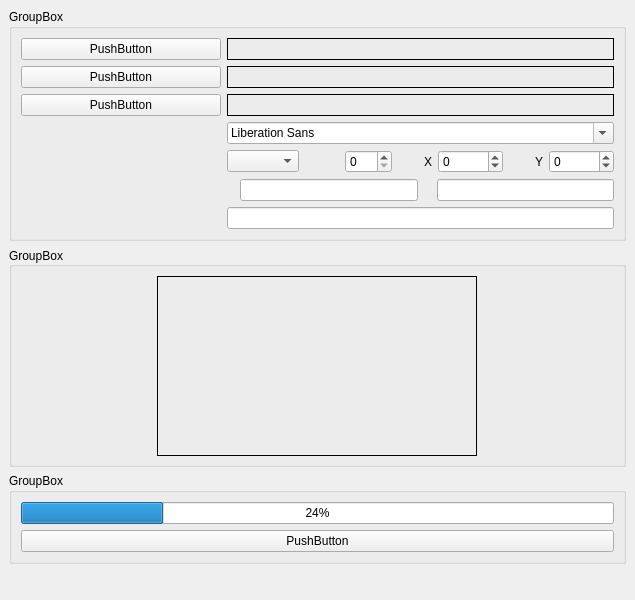
<?xml version="1.0" encoding="UTF-8"?>
<ui version="4.0">
 <class>MainWindow</class>
 <widget class="QMainWindow" name="MainWindow">
  <property name="geometry">
   <rect>
    <x>0</x>
    <y>0</y>
    <width>635</width>
    <height>600</height>
   </rect>
  </property>
  <property name="sizePolicy">
   <sizepolicy hsizetype="Expanding" vsizetype="Expanding">
    <horstretch>0</horstretch>
    <verstretch>0</verstretch>
   </sizepolicy>
  </property>
  <property name="minimumSize">
   <size>
    <width>635</width>
    <height>600</height>
   </size>
  </property>
  <property name="windowTitle">
   <string>MainWindow</string>
  </property>
  <widget class="QWidget" name="centralwidget">
   <property name="sizePolicy">
    <sizepolicy hsizetype="Expanding" vsizetype="Expanding">
     <horstretch>0</horstretch>
     <verstretch>0</verstretch>
    </sizepolicy>
   </property>
   <layout class="QVBoxLayout" name="verticalLayout_3">
    <item>
     <layout class="QVBoxLayout" name="verticalLayout">
      <item>
       <widget class="QGroupBox" name="groupBox_settings">
        <property name="sizePolicy">
         <sizepolicy hsizetype="Expanding" vsizetype="Preferred">
          <horstretch>0</horstretch>
          <verstretch>0</verstretch>
         </sizepolicy>
        </property>
        <property name="minimumSize">
         <size>
          <width>0</width>
          <height>200</height>
         </size>
        </property>
        <property name="maximumSize">
         <size>
          <width>16777215</width>
          <height>16777215</height>
         </size>
        </property>
        <property name="title">
         <string>GroupBox</string>
        </property>
        <layout class="QVBoxLayout" name="verticalLayout_6">
         <item>
          <layout class="QVBoxLayout" name="verticalLayout_2">
           <item>
            <layout class="QHBoxLayout" name="horizontalLayout">
             <item>
              <widget class="QPushButton" name="pushButton_selectInput">
               <property name="sizePolicy">
                <sizepolicy hsizetype="Expanding" vsizetype="Fixed">
                 <horstretch>1</horstretch>
                 <verstretch>0</verstretch>
                </sizepolicy>
               </property>
               <property name="minimumSize">
                <size>
                 <width>200</width>
                 <height>0</height>
                </size>
               </property>
               <property name="maximumSize">
                <size>
                 <width>16777215</width>
                 <height>16777215</height>
                </size>
               </property>
               <property name="text">
                <string>PushButton</string>
               </property>
              </widget>
             </item>
             <item>
              <widget class="QLabel" name="label_input">
               <property name="sizePolicy">
                <sizepolicy hsizetype="Preferred" vsizetype="Preferred">
                 <horstretch>2</horstretch>
                 <verstretch>0</verstretch>
                </sizepolicy>
               </property>
               <property name="frameShape">
                <enum>QFrame::Box</enum>
               </property>
               <property name="text">
                <string/>
               </property>
              </widget>
             </item>
            </layout>
           </item>
           <item>
            <layout class="QHBoxLayout" name="horizontalLayout_2">
             <item>
              <widget class="QPushButton" name="pushButton_selectOutput">
               <property name="sizePolicy">
                <sizepolicy hsizetype="Expanding" vsizetype="Fixed">
                 <horstretch>1</horstretch>
                 <verstretch>0</verstretch>
                </sizepolicy>
               </property>
               <property name="minimumSize">
                <size>
                 <width>200</width>
                 <height>0</height>
                </size>
               </property>
               <property name="maximumSize">
                <size>
                 <width>16777215</width>
                 <height>16777215</height>
                </size>
               </property>
               <property name="text">
                <string>PushButton</string>
               </property>
              </widget>
             </item>
             <item>
              <widget class="QLabel" name="label_output">
               <property name="sizePolicy">
                <sizepolicy hsizetype="Preferred" vsizetype="Preferred">
                 <horstretch>2</horstretch>
                 <verstretch>0</verstretch>
                </sizepolicy>
               </property>
               <property name="frameShape">
                <enum>QFrame::Box</enum>
               </property>
               <property name="text">
                <string/>
               </property>
              </widget>
             </item>
            </layout>
           </item>
           <item>
            <layout class="QHBoxLayout" name="horizontalLayout_4">
             <item>
              <widget class="QPushButton" name="pushButton_selectBackground">
               <property name="sizePolicy">
                <sizepolicy hsizetype="Expanding" vsizetype="Fixed">
                 <horstretch>1</horstretch>
                 <verstretch>0</verstretch>
                </sizepolicy>
               </property>
               <property name="minimumSize">
                <size>
                 <width>200</width>
                 <height>0</height>
                </size>
               </property>
               <property name="maximumSize">
                <size>
                 <width>16777215</width>
                 <height>16777215</height>
                </size>
               </property>
               <property name="text">
                <string>PushButton</string>
               </property>
              </widget>
             </item>
             <item>
              <widget class="QLabel" name="label_background">
               <property name="sizePolicy">
                <sizepolicy hsizetype="Preferred" vsizetype="Preferred">
                 <horstretch>2</horstretch>
                 <verstretch>0</verstretch>
                </sizepolicy>
               </property>
               <property name="frameShape">
                <enum>QFrame::Box</enum>
               </property>
               <property name="text">
                <string/>
               </property>
              </widget>
             </item>
            </layout>
           </item>
           <item>
            <layout class="QHBoxLayout" name="horizontalLayout_5">
             <item>
              <widget class="QLabel" name="label_font">
               <property name="minimumSize">
                <size>
                 <width>200</width>
                 <height>0</height>
                </size>
               </property>
               <property name="maximumSize">
                <size>
                 <width>200</width>
                 <height>16777215</height>
                </size>
               </property>
               <property name="baseSize">
                <size>
                 <width>200</width>
                 <height>0</height>
                </size>
               </property>
               <property name="frameShape">
                <enum>QFrame::NoFrame</enum>
               </property>
               <property name="text">
                <string/>
               </property>
              </widget>
             </item>
             <item>
              <widget class="QFontComboBox" name="fontComboBox"/>
             </item>
            </layout>
           </item>
           <item>
            <layout class="QHBoxLayout" name="horizontalLayout_5">
             <item>
              <widget class="QLabel" name="label_alignment">
               <property name="minimumSize">
                <size>
                 <width>200</width>
                 <height>0</height>
                </size>
               </property>
               <property name="maximumSize">
                <size>
                 <width>200</width>
                 <height>16777215</height>
                </size>
               </property>
               <property name="baseSize">
                <size>
                 <width>200</width>
                 <height>0</height>
                </size>
               </property>
               <property name="frameShape">
                <enum>QFrame::NoFrame</enum>
               </property>
               <property name="text">
                <string/>
               </property>
              </widget>
             </item>
             <item>
              <layout class="QHBoxLayout" name="horizontalLayout_3">
               <item>
                <widget class="QComboBox" name="alignmentComboBox"/>
               </item>
               <item>
                <widget class="QLabel" name="label_fontsize">
                 <property name="text">
                  <string/>
                 </property>
                </widget>
               </item>
               <item>
                <widget class="QSpinBox" name="fontsizeSpinBox">
                 <property name="maximum">
                  <number>999</number>
                 </property>
                </widget>
               </item>
               <item>
                <widget class="QLabel" name="label_textX">
                 <property name="layoutDirection">
                  <enum>Qt::LeftToRight</enum>
                 </property>
                 <property name="text">
                  <string>X</string>
                 </property>
                 <property name="alignment">
                  <set>Qt::AlignRight|Qt::AlignTrailing|Qt::AlignVCenter</set>
                 </property>
                </widget>
               </item>
               <item>
                <widget class="QSpinBox" name="textXSpinBox">
                 <property name="sizePolicy">
                  <sizepolicy hsizetype="Minimum" vsizetype="Fixed">
                   <horstretch>0</horstretch>
                   <verstretch>0</verstretch>
                  </sizepolicy>
                 </property>
                 <property name="minimum">
                  <number>-99999</number>
                 </property>
                 <property name="maximum">
                  <number>99999</number>
                 </property>
                </widget>
               </item>
               <item>
                <widget class="QLabel" name="label_textY">
                 <property name="text">
                  <string>Y</string>
                 </property>
                 <property name="alignment">
                  <set>Qt::AlignRight|Qt::AlignTrailing|Qt::AlignVCenter</set>
                 </property>
                </widget>
               </item>
               <item>
                <widget class="QSpinBox" name="textYSpinBox">
                 <property name="minimum">
                  <number>-99999</number>
                 </property>
                 <property name="maximum">
                  <number>99999</number>
                 </property>
                </widget>
               </item>
              </layout>
             </item>
            </layout>
           </item>
           <item>
            <layout class="QHBoxLayout" name="horizontalLayout_6">
             <item>
              <widget class="QLabel" name="label_colorOptions">
               <property name="minimumSize">
                <size>
                 <width>200</width>
                 <height>0</height>
                </size>
               </property>
               <property name="maximumSize">
                <size>
                 <width>200</width>
                 <height>16777215</height>
                </size>
               </property>
               <property name="baseSize">
                <size>
                 <width>200</width>
                 <height>0</height>
                </size>
               </property>
               <property name="frameShape">
                <enum>QFrame::NoFrame</enum>
               </property>
               <property name="text">
                <string/>
               </property>
              </widget>
             </item>
             <item>
              <widget class="QLabel" name="label_textColor">
               <property name="text">
                <string/>
               </property>
               <property name="alignment">
                <set>Qt::AlignRight|Qt::AlignTrailing|Qt::AlignVCenter</set>
               </property>
              </widget>
             </item>
             <item>
              <widget class="QLineEdit" name="lineEdit_textColor"/>
             </item>
             <item>
              <widget class="QLabel" name="label_visColor">
               <property name="text">
                <string/>
               </property>
               <property name="alignment">
                <set>Qt::AlignRight|Qt::AlignTrailing|Qt::AlignVCenter</set>
               </property>
              </widget>
             </item>
             <item>
              <widget class="QLineEdit" name="lineEdit_visColor"/>
             </item>
            </layout>
           </item>
          </layout>
         </item>
         <item>
          <layout class="QHBoxLayout" name="horizontalLayout_7">
           <item>
            <widget class="QLabel" name="label_title">
             <property name="minimumSize">
              <size>
               <width>200</width>
               <height>0</height>
              </size>
             </property>
             <property name="maximumSize">
              <size>
               <width>200</width>
               <height>16777215</height>
              </size>
             </property>
             <property name="baseSize">
              <size>
               <width>200</width>
               <height>0</height>
              </size>
             </property>
             <property name="frameShape">
              <enum>QFrame::NoFrame</enum>
             </property>
             <property name="text">
              <string/>
             </property>
            </widget>
           </item>
           <item>
            <widget class="QLineEdit" name="lineEdit_title"/>
           </item>
          </layout>
         </item>
        </layout>
       </widget>
      </item>
      <item>
       <widget class="QGroupBox" name="groupBox_preview">
        <property name="sizePolicy">
         <sizepolicy hsizetype="Expanding" vsizetype="Preferred">
          <horstretch>0</horstretch>
          <verstretch>0</verstretch>
         </sizepolicy>
        </property>
        <property name="minimumSize">
         <size>
          <width>0</width>
          <height>220</height>
         </size>
        </property>
        <property name="maximumSize">
         <size>
          <width>16777215</width>
          <height>220</height>
         </size>
        </property>
        <property name="title">
         <string>GroupBox</string>
        </property>
        <property name="alignment">
         <set>Qt::AlignLeading|Qt::AlignLeft|Qt::AlignVCenter</set>
        </property>
        <layout class="QVBoxLayout" name="verticalLayout_5">
         <item>
          <layout class="QHBoxLayout" name="horizontalLayout_7">
           <item>
            <widget class="QLabel" name="label_preview">
             <property name="minimumSize">
              <size>
               <width>320</width>
               <height>180</height>
              </size>
             </property>
             <property name="maximumSize">
              <size>
               <width>320</width>
               <height>180</height>
              </size>
             </property>
             <property name="frameShape">
              <enum>QFrame::Box</enum>
             </property>
             <property name="text">
              <string/>
             </property>
             <property name="alignment">
              <set>Qt::AlignLeading|Qt::AlignLeft|Qt::AlignVCenter</set>
             </property>
            </widget>
           </item>
          </layout>
         </item>
        </layout>
       </widget>
      </item>
      <item>
       <widget class="QGroupBox" name="groupBox_create">
        <property name="sizePolicy">
         <sizepolicy hsizetype="Expanding" vsizetype="Expanding">
          <horstretch>0</horstretch>
          <verstretch>0</verstretch>
         </sizepolicy>
        </property>
        <property name="maximumSize">
         <size>
          <width>16777215</width>
          <height>16777215</height>
         </size>
        </property>
        <property name="title">
         <string>GroupBox</string>
        </property>
        <layout class="QVBoxLayout" name="verticalLayout_7">
         <item>
          <layout class="QVBoxLayout" name="verticalLayout_4">
           <item>
            <widget class="QProgressBar" name="progressBar_create">
             <property name="value">
              <number>24</number>
             </property>
             <property name="alignment">
              <set>Qt::AlignCenter</set>
             </property>
             <property name="textVisible">
              <bool>true</bool>
             </property>
            </widget>
           </item>
           <item>
            <widget class="QPushButton" name="pushButton_createVideo">
             <property name="sizePolicy">
              <sizepolicy hsizetype="Expanding" vsizetype="Fixed">
               <horstretch>0</horstretch>
               <verstretch>0</verstretch>
              </sizepolicy>
             </property>
             <property name="text">
              <string>PushButton</string>
             </property>
            </widget>
           </item>
          </layout>
         </item>
        </layout>
       </widget>
      </item>
      <item>
       <spacer name="verticalSpacer">
        <property name="orientation">
         <enum>Qt::Vertical</enum>
        </property>
        <property name="sizeHint" stdset="0">
         <size>
          <width>20</width>
          <height>0</height>
         </size>
        </property>
       </spacer>
      </item>
     </layout>
    </item>
   </layout>
  </widget>
 </widget>
 <resources/>
 <connections/>
</ui>
